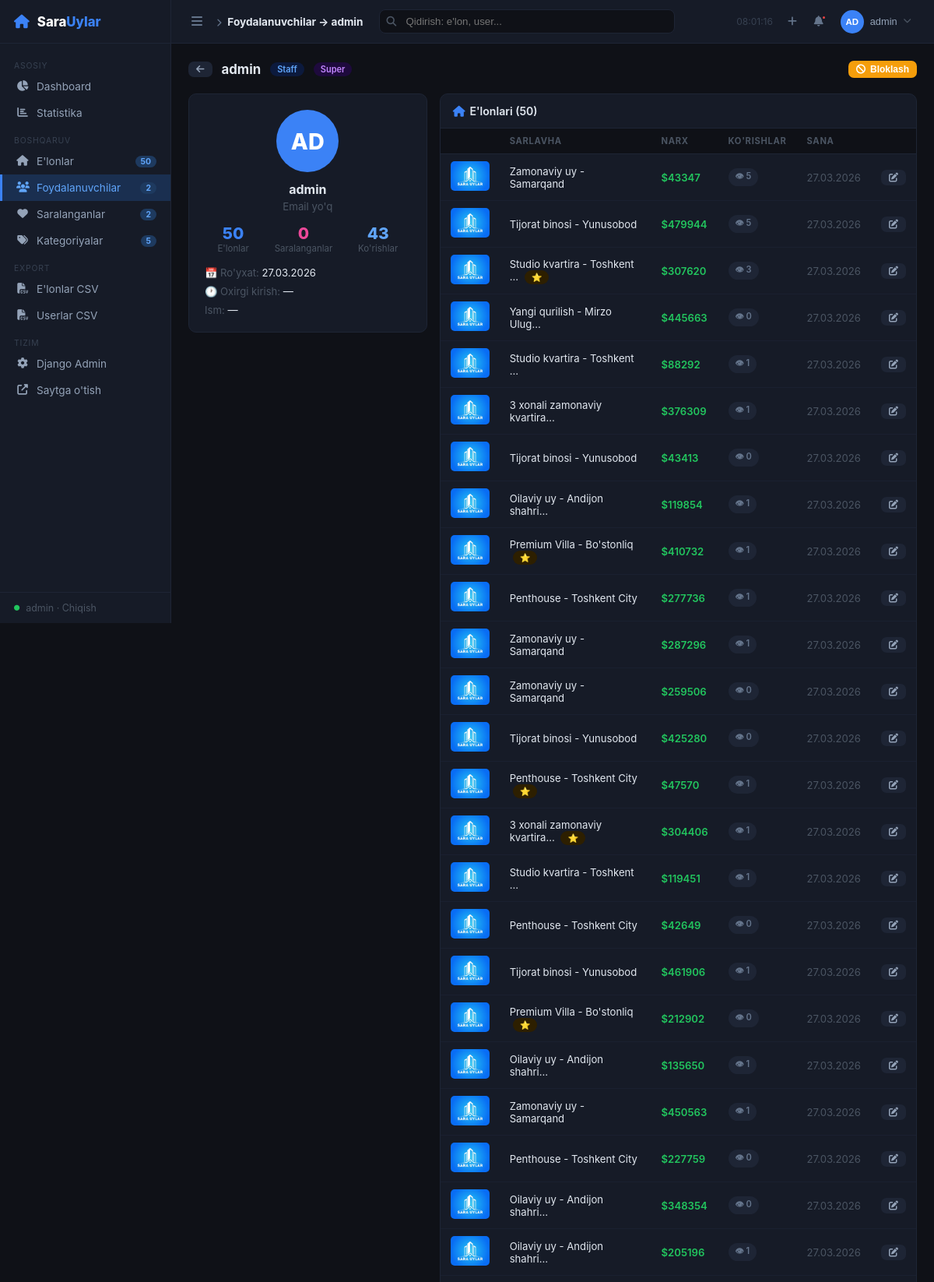
The page /panel/users/2/ (signed in, upper part) on the database its author committed.
### base/models.py (models this page shows, shortened)
class Property(models.Model):
    PROPERTY_TYPES = (
        ('APARTMENT', 'Apartment'),
        ('HOUSE', 'House'),
        ('VILLA', 'Villa'),
        ('COMMERCIAL', 'Commercial'),
        ('NEW_CONSTRUCTION', 'New Construction'),
    )
    STATUS_CHOICES = (
        ('active',    'Faol'),
        ('inactive',  'Nofaol'),
        ('sold',      'Sotilgan'),
        ('rented',    'Ijarada'),
    )
    owner = models.ForeignKey('auth.User', on_delete=models.CASCADE, related_name='properties', null=True, blank=True)
    status = models.CharField(max_length=10, choices=STATUS_CHOICES, default='active', verbose_name="Holat")
    title = models.CharField(max_length=200)
    description = models.TextField()
    price = models.DecimalField(max_digits=12, decimal_places=2)
    location = models.CharField(max_length=200)
    rooms = models.IntegerField()
    area = models.DecimalField(max_digits=8, decimal_places=2, help_text="Area in m²")
    category = models.ForeignKey(Category, on_delete=models.CASCADE, related_name='properties')
    property_type = models.CharField(max_length=20, choices=PROPERTY_TYPES, default='APARTMENT')
    image = models.ImageField(upload_to='properties/', blank=True, null=True)
    is_premium = models.BooleanField(default=False)
    latitude = models.FloatField(null=True, blank=True)
    longitude = models.FloatField(null=True, blank=True)
    views_count = models.PositiveIntegerField(default=0)
    created_at = models.DateTimeField(auto_now_add=True)
    class Meta:
        verbose_name = "E'lon"
        verbose_name_plural = "E'lonlar"

### base/panel_views.py (the view)
# urls.py: path('panel/users/<int:pk>/',                         panel_views.panel_user_detail,             name='panel_user_detail'),
@staff_only
def panel_user_detail(request, pk):
    u = get_object_or_404(User, pk=pk)
    props = Property.objects.filter(owner=u).order_by('-created_at')
    favs  = Favorite.objects.filter(user=u).select_related('property').order_by('-created_at')
    ctx = {
        'page': 'users',
        'u': u,
        'props': props,
        'favs': favs,
        'total_views': props.aggregate(t=Sum('views_count'))['t'] or 0,
    }
    return render(request, 'panel/user_detail.html', ctx)

### base/context_processors.py (called while the page is built)
def panel_counts(request):
    if not request.path.startswith('/panel/'):
        return {}
    if not request.user.is_authenticated or not request.user.is_staff:
        return {}
    return {
        'cnt_properties': Property.objects.count(),
        'cnt_users':      User.objects.count(),
        'cnt_favorites':  Favorite.objects.count(),
        'cnt_categories': Category.objects.count(),
    }

### templates/panel/user_detail.html (shortened to what this page needs)
{% extends "panel/base.html" %}
{% block breadcrumb %}Foydalanuvchilar → {{ u.username }}{% endblock %}
{% block content %}
<div style="display:flex;justify-content:space-between;align-items:center;margin-bottom:20px">
  <div style="display:flex;align-items:center;gap:12px">
    <a href="{% url 'panel_users' %}" class="btn btn-ghost btn-sm"><i class="fas fa-arrow-left"></i></a>
    <h2 style="font-size:1.05rem;font-weight:700">{{ u.username }}</h2>
    {% if u.is_staff %}<span class="badge badge-blue">Staff</span>{% endif %}
    {% if u.is_superuser %}<span class="badge badge-purple">Super</span>{% endif %}
  </div>
  <div style="display:flex;gap:8px">
    <button onclick="toggleBlock({{ u.pk }}, this)"
      class="btn btn-sm {% if u.is_active %}btn-warning{% else %}btn-success{% endif %}"
      {% if u == request.user %}disabled{% endif %}>
      {% if u.is_active %}<i class="fas fa-ban"></i> Bloklash{% else %}<i class="fas fa-check"></i> Faollashtirish{% endif %}
    </button>
  </div>
</div>
<div style="display:grid;grid-template-columns:1fr 2fr;gap:16px">
  <div>
    <div class="panel-card" style="padding:20px;text-align:center">
      {% if u.profile.avatar %}
        <img src="{{ u.profile.avatar.url }}" style="width:80px;height:80px;border-radius:50%;object-fit:cover;margin-bottom:12px">
      {% else %}
        <div style="width:80px;height:80px;border-radius:50%;background:#3b82f6;display:inline-flex;align-items:center;justify-content:center;font-size:1.8rem;font-weight:800;color:#fff;margin-bottom:12px">
          {{ u.username|slice:":2"|upper }}
        </div>
      {% endif %}
      <div style="font-weight:700;font-size:1rem;margin-bottom:4px">{{ u.username }}</div>
      <div style="color:#4b5563;font-size:.83rem;margin-bottom:14px">{{ u.email|default:"Email yo'q" }}</div>
      <div style="display:flex;justify-content:space-around;margin-bottom:16px">
        <div style="text-align:center">
          <div style="font-size:1.3rem;font-weight:800;color:#3b82f6">{{ props.count }}</div>
          <div style="font-size:.72rem;color:#4b5563">E'lonlar</div>
        </div>
        <div style="text-align:center">
          <div style="font-size:1.3rem;font-weight:800;color:#ec4899">{{ favs.count }}</div>
          <div style="font-size:.72rem;color:#4b5563">Saralanganlar</div>
        </div>
        <div style="text-align:center">
          <div style="font-size:1.3rem;font-weight:800;color:#60a5fa">{{ total_views }}</div>
          <div style="font-size:.72rem;color:#4b5563">Ko'rishlar</div>
        </div>
      </div>
      <div style="text-align:left;font-size:.82rem;display:flex;flex-direction:column;gap:8px">
        <div><span style="color:#4b5563">📅 Ro'yxat:</span> {{ u.date_joined|date:"d.m.Y" }}</div>
        <div><span style="color:#4b5563">🕐 Oxirgi kirish:</span>
          {% if u.last_login %}{{ u.last_login|date:"d.m.Y H:i" }}{% else %}—{% endif %}
        </div>
        <div><span style="color:#4b5563">Ism:</span> {{ u.get_full_name|default:"—" }}</div>
      </div>
    </div>
  </div>
  <div>
    <div class="panel-card" style="margin-bottom:16px">
      <div class="panel-card-header">
        <h3><i class="fas fa-home" style="color:#3b82f6;margin-right:6px"></i>E'lonlari ({{ props.count }})</h3>
      </div>
      <table>
        <thead><tr><th></th><th>Sarlavha</th><th>Narx</th><th>Ko'rishlar</th><th>Sana</th><th></th></tr></thead>
        <tbody>
          {% for p in props %}
          <tr>
            <td>
              {% if p.image %}<img src="{{ p.image.url }}" class="prop-thumb">
              {% else %}<div class="prop-thumb-placeholder"><i class="fas fa-home"></i></div>{% endif %}
            </td>
            <td>
              <a href="{% url 'panel_property_edit' p.pk %}" style="color:#e2e8f0;text-decoration:none">{{ p.title|truncatechars:28 }}</a>
              {% if p.is_premium %}<span class="badge badge-yellow" style="margin-left:4px">⭐</span>{% endif %}
            </td>
            <td style="color:#22c55e;font-weight:600">${{ p.price|floatformat:0 }}</td>
            <td><span class="badge badge-gray">👁 {{ p.views_count }}</span></td>
            <td style="color:#4b5563">{{ p.created_at|date:"d.m.Y" }}</td>
            <td>
              <a href="{% url 'panel_property_edit' p.pk %}" class="btn btn-ghost btn-sm"><i class="fas fa-edit"></i></a>
            </td>
          </tr>
          {% empty %}
          <tr><td colspan="6" style="text-align:center;color:#4b5563;padding:20px">E'lonlar yo'q</td></tr>
          {% endfor %}
        </tbody>
      </table>
    </div>
  </div>
</div>
{% endblock %}

### templates/panel/base.html (shortened to what this page needs)
<!DOCTYPE html>
<html lang="uz">
<head>
{% load static %}
<link rel="stylesheet" href="https://cdnjs.cloudflare.com/ajax/libs/font-awesome/6.5.0/css/all.min.css">
</head>
<body>
<aside class="sidebar" id="sidebar">
  <div class="sidebar-logo">
    <i class="fas fa-home" style="color:#3b82f6;font-size:1.1rem;flex-shrink:0"></i>
    <span>Sara<em>Uylar</em></span>
  </div>
  <nav class="sidebar-nav">
    <div class="nav-section">Asosiy</div>
    <a href="{% url 'panel_home' %}" class="nav-item {% if page == 'dashboard' %}active{% endif %}">
      <i class="fas fa-chart-pie"></i><span class="nav-label"> Dashboard</span>
    </a>
    <a href="{% url 'panel_stats' %}" class="nav-item {% if page == 'stats' %}active{% endif %}">
      <i class="fas fa-chart-bar"></i><span class="nav-label"> Statistika</span>
    </a>
    <div class="nav-section">Boshqaruv</div>
    <a href="{% url 'panel_properties' %}" class="nav-item {% if page == 'properties' %}active{% endif %}">
      <i class="fas fa-home"></i><span class="nav-label"> E'lonlar</span>
      {% if cnt_properties %}<span class="nav-badge">{{ cnt_properties }}</span>{% endif %}
    </a>
    <a href="{% url 'panel_users' %}" class="nav-item {% if page == 'users' %}active{% endif %}">
      <i class="fas fa-users"></i><span class="nav-label"> Foydalanuvchilar</span>
      {% if cnt_users %}<span class="nav-badge">{{ cnt_users }}</span>{% endif %}
    </a>
    <a href="{% url 'panel_favorites' %}" class="nav-item {% if page == 'favorites' %}active{% endif %}">
      <i class="fas fa-heart"></i><span class="nav-label"> Saralanganlar</span>
      {% if cnt_favorites %}<span class="nav-badge">{{ cnt_favorites }}</span>{% endif %}
    </a>
    <a href="{% url 'panel_categories' %}" class="nav-item {% if page == 'categories' %}active{% endif %}">
      <i class="fas fa-tags"></i><span class="nav-label"> Kategoriyalar</span>
      {% if cnt_categories %}<span class="nav-badge">{{ cnt_categories }}</span>{% endif %}
    </a>
    <div class="nav-section">Export</div>
    <a href="{% url 'panel_export_properties' %}" class="nav-item">
      <i class="fas fa-file-csv"></i><span class="nav-label"> E'lonlar CSV</span>
    </a>
    <a href="{% url 'panel_export_users' %}" class="nav-item">
      <i class="fas fa-file-csv"></i><span class="nav-label"> Userlar CSV</span>
    </a>
    <div class="nav-section">Tizim</div>
    <a href="/admin/" class="nav-item" target="_blank">
      <i class="fas fa-cog"></i><span class="nav-label"> Django Admin</span>
    </a>
    <a href="/" class="nav-item" target="_blank">
      <i class="fas fa-external-link-alt"></i><span class="nav-label"> Saytga o'tish</span>
    </a>
  </nav>
  <div class="sidebar-footer">
    <i class="fas fa-circle" style="color:#22c55e;font-size:.45rem;flex-shrink:0"></i>
    <span class="sidebar-footer-text">{{ request.user.username }} · <a href="/accounts/logout/">Chiqish</a></span>
  </div>
</aside>
<div class="main" id="main">
  <div class="topbar">
    <button class="tb-toggle" id="sidebarToggle" title="Sidebar">
      <i class="fas fa-bars"></i>
    </button>
    <div class="tb-breadcrumb">
      <i class="fas fa-chevron-right" style="font-size:.65rem;margin-right:4px"></i>
      <strong>{% block breadcrumb %}Panel{% endblock %}</strong>
    </div>
    <div class="tb-search" id="searchBox">
      <input type="text" id="searchInput" placeholder="Qidirish: e'lon, user..." autocomplete="off">
    </div>
    <div class="tb-right">
      <span class="tb-clock" id="clock"></span>
      <div class="tb-dropdown">
        <button class="tb-btn" onclick="toggleDD('quickAdd')" title="Tez qo'shish">
          <i class="fas fa-plus"></i>
        </button>
      </div>
      <div class="tb-dropdown">
        <button class="tb-btn" onclick="toggleDD('notifDD')" title="Bildirishnomalar">
          <i class="fas fa-bell"></i>
          {% if cnt_properties %}<span class="dot"></span>{% endif %}
        </button>
      </div>
      <div class="tb-dropdown">
        <button class="tb-btn" onclick="toggleDD('userDD')" style="gap:8px">
          <span class="avatar-sm">{{ request.user.username|slice:":2"|upper }}</span>
          <span style="font-size:.8rem;color:#94a3b8;max-width:80px;overflow:hidden;text-overflow:ellipsis;white-space:nowrap">{{ request.user.username }}</span>
          <i class="fas fa-chevron-down" style="font-size:.65rem;color:#4b5563"></i>
        </button>
      </div>
    </div>
  </div>
  <div class="content">
    {% block content %}{% endblock %}
  </div>
</div>
</body>
</html>

### templates/panel/base.html (style rules this page uses)
* { box-sizing:border-box;margin:0;padding:0 }
body { font-family:-apple-system,BlinkMacSystemFont,'Segoe UI',sans-serif;background:#0f1117;color:#e2e8f0;display:flex;min-height:100vh }
.sidebar { width:220px;min-height:100vh;background:#161b27;border-right:1px solid #1e2535;display:flex;flex-direction:column;position:fixed;top:0;left:0;z-index:100;transition:width .2s }
.sidebar-logo { padding:16px 18px;border-bottom:1px solid #1e2535;display:flex;align-items:center;gap:10px;min-height:56px }
.sidebar-logo span { font-size:1.05rem;font-weight:800;color:#fff;white-space:nowrap }
.sidebar-logo span em { color:#3b82f6;font-style:normal }
.sidebar-nav { flex:1;padding:10px 0;overflow-y:auto }
.nav-section { padding:6px 18px 3px;font-size:.65rem;color:#374151;text-transform:uppercase;letter-spacing:.08em;margin-top:6px;white-space:nowrap }
.nav-item { display:flex;align-items:center;gap:10px;padding:9px 18px;color:#94a3b8;text-decoration:none;font-size:.85rem;transition:all .15s;border-left:3px solid transparent;white-space:nowrap }
.nav-item.active { background:#1a2f50;color:#60a5fa;border-left-color:#3b82f6 }
.nav-item i { width:16px;text-align:center;font-size:.85rem;flex-shrink:0 }
.nav-badge { margin-left:auto;background:#1e3a5f;color:#60a5fa;padding:1px 7px;border-radius:20px;font-size:.65rem;font-weight:700 }
.sidebar-footer { padding:12px 18px;border-top:1px solid #1e2535;font-size:.78rem;color:#4b5563;display:flex;align-items:center;gap:8px }
.sidebar-footer a { color:#4b5563;text-decoration:none }
.main { margin-left:220px;flex:1;display:flex;flex-direction:column;min-height:100vh;transition:margin-left .2s }
.topbar { background:#161b27;border-bottom:1px solid #1e2535;padding:0 20px;height:56px;display:flex;align-items:center;gap:12px;position:sticky;top:0;z-index:50 }
.tb-toggle { background:none;border:none;color:#64748b;cursor:pointer;font-size:1rem;padding:6px;border-radius:6px;flex-shrink:0 }
.tb-breadcrumb { font-size:.85rem;color:#64748b;white-space:nowrap }
.tb-breadcrumb strong { color:#e2e8f0 }
.tb-search { flex:1;max-width:380px;position:relative;margin:0 8px }
.tb-search input { width:100%;background:#0f1117;border:1px solid #1e2535;color:#e2e8f0;padding:7px 12px 7px 34px;border-radius:8px;font-size:.83rem;outline:none;transition:border-color .15s }
.tb-right { display:flex;align-items:center;gap:4px;margin-left:auto }
.tb-btn { background:none;border:none;color:#64748b;cursor:pointer;padding:7px 9px;border-radius:7px;font-size:.85rem;position:relative;text-decoration:none;display:inline-flex;align-items:center;gap:5px;transition:all .15s }
.tb-btn .dot { position:absolute;top:5px;right:5px;width:7px;height:7px;border-radius:50%;background:#ef4444;border:2px solid #161b27 }
.tb-dropdown { position:relative }
.tb-clock { font-size:.75rem;color:#374151;white-space:nowrap;padding:0 6px }
.avatar-sm { width:30px;height:30px;border-radius:50%;background:#3b82f6;display:inline-flex;align-items:center;justify-content:center;font-weight:700;font-size:.72rem;color:#fff;flex-shrink:0 }
.content { padding:22px;flex:1 }
.panel-card { background:#161b27;border:1px solid #1e2535;border-radius:10px;overflow:hidden;margin-bottom:18px }
.panel-card-header { padding:13px 16px;border-bottom:1px solid #1e2535;display:flex;align-items:center;justify-content:space-between }
.panel-card-header h3 { font-size:.88rem;font-weight:600;color:#e2e8f0 }
table { width:100%;border-collapse:collapse }
th { padding:9px 13px;text-align:left;font-size:.7rem;color:#4b5563;text-transform:uppercase;letter-spacing:.06em;border-bottom:1px solid #1e2535;background:#0f1117 }
td { padding:9px 13px;font-size:.82rem;color:#cbd5e1;border-bottom:1px solid #1a2030;vertical-align:middle }
.badge { display:inline-block;padding:2px 9px;border-radius:20px;font-size:.69rem;font-weight:600 }
.badge-yellow { background:#2d1f00;color:#fbbf24 }
.badge-blue { background:#0c1a3d;color:#60a5fa }
.badge-gray { background:#1e2535;color:#64748b }
.badge-purple { background:#1e0a3d;color:#c084fc }
.btn { display:inline-flex;align-items:center;gap:6px;padding:7px 13px;border-radius:7px;font-size:.8rem;font-weight:600;cursor:pointer;border:none;text-decoration:none;transition:opacity .15s }
.btn-warning { background:#f59e0b;color:#fff }
.btn-ghost { background:#1e2535;color:#94a3b8 }
.btn-sm { padding:4px 10px;font-size:.75rem }
.prop-thumb { width:50px;height:38px;border-radius:5px;object-fit:cover }

### rows shown on the page
Property: image (placeholder picture), title "Zamonaviy uy - Samarqand", price "43347", views_count "5", created_at "27.03.2026"
Property: image (placeholder picture), title "Tijorat binosi - Yunusobod", price "479944", views_count "5", created_at "27.03.2026"
Property: image (placeholder picture), title "Studio kvartira - Toshkent …", price "307620", views_count "3", created_at "27.03.2026"
Property: image (placeholder picture), title "Yangi qurilish - Mirzo Ulug…", price "445663", views_count "0", created_at "27.03.2026"
Property: image (placeholder picture), title "Studio kvartira - Toshkent …", price "88292", views_count "1", created_at "27.03.2026"
Property: image (placeholder picture), title "3 xonali zamonaviy kvartira…", price "376309", views_count "1", created_at "27.03.2026"
Property: image (placeholder picture), title "Tijorat binosi - Yunusobod", price "43413", views_count "0", created_at "27.03.2026"
Property: image (placeholder picture), title "Oilaviy uy - Andijon shahri…", price "119854", views_count "1", created_at "27.03.2026"
Property: image (placeholder picture), title "Premium Villa - Bo'stonliq", price "410732", views_count "1", created_at "27.03.2026"
Property: image (placeholder picture), title "Penthouse - Toshkent City", price "277736", views_count "1", created_at "27.03.2026"
Property: image (placeholder picture), title "Zamonaviy uy - Samarqand", price "287296", views_count "1", created_at "27.03.2026"
Property: image (placeholder picture), title "Zamonaviy uy - Samarqand", price "259506", views_count "0", created_at "27.03.2026"
Property: image (placeholder picture), title "Tijorat binosi - Yunusobod", price "425280", views_count "0", created_at "27.03.2026"
Property: image (placeholder picture), title "Penthouse - Toshkent City", price "47570", views_count "1", created_at "27.03.2026"
Property: image (placeholder picture), title "3 xonali zamonaviy kvartira…", price "304406", views_count "1", created_at "27.03.2026"
Property: image (placeholder picture), title "Studio kvartira - Toshkent …", price "119451", views_count "1", created_at "27.03.2026"
Property: image (placeholder picture), title "Penthouse - Toshkent City", price "42649", views_count "0", created_at "27.03.2026"
Property: image (placeholder picture), title "Tijorat binosi - Yunusobod", price "461906", views_count "1", created_at "27.03.2026"
Property: image (placeholder picture), title "Premium Villa - Bo'stonliq", price "212902", views_count "0", created_at "27.03.2026"
Property: image (placeholder picture), title "Oilaviy uy - Andijon shahri…", price "135650", views_count "1", created_at "27.03.2026"
Property: image (placeholder picture), title "Zamonaviy uy - Samarqand", price "450563", views_count "1", created_at "27.03.2026"
Property: image (placeholder picture), title "Penthouse - Toshkent City", price "227759", views_count "0", created_at "27.03.2026"
Property: image (placeholder picture), title "Oilaviy uy - Andijon shahri…", price "348354", views_count "0", created_at "27.03.2026"
Property: image (placeholder picture), title "Oilaviy uy - Andijon shahri…", price "205196", views_count "1", created_at "27.03.2026"

### other values the page prints
{{ cnt_properties }} "50"
{{ cnt_users }} "2"
{{ cnt_favorites }} "2"
{{ cnt_categories }} "5"
{{ request.user.username }} "admin"
{{ u.username }} "admin"
{{ request.user.username|slice:":2"|upper }} "AD"
{{ u.username|slice:":2"|upper }} "AD"
{{ u.email|default:"Email yo'q" }} "Email yo'q"
{{ props.count }} "50"
{{ favs.count }} "0"
{{ total_views }} "43"
{{ u.date_joined|date:"d.m.Y" }} "27.03.2026"
{{ u.get_full_name|default:"—" }} "—"
